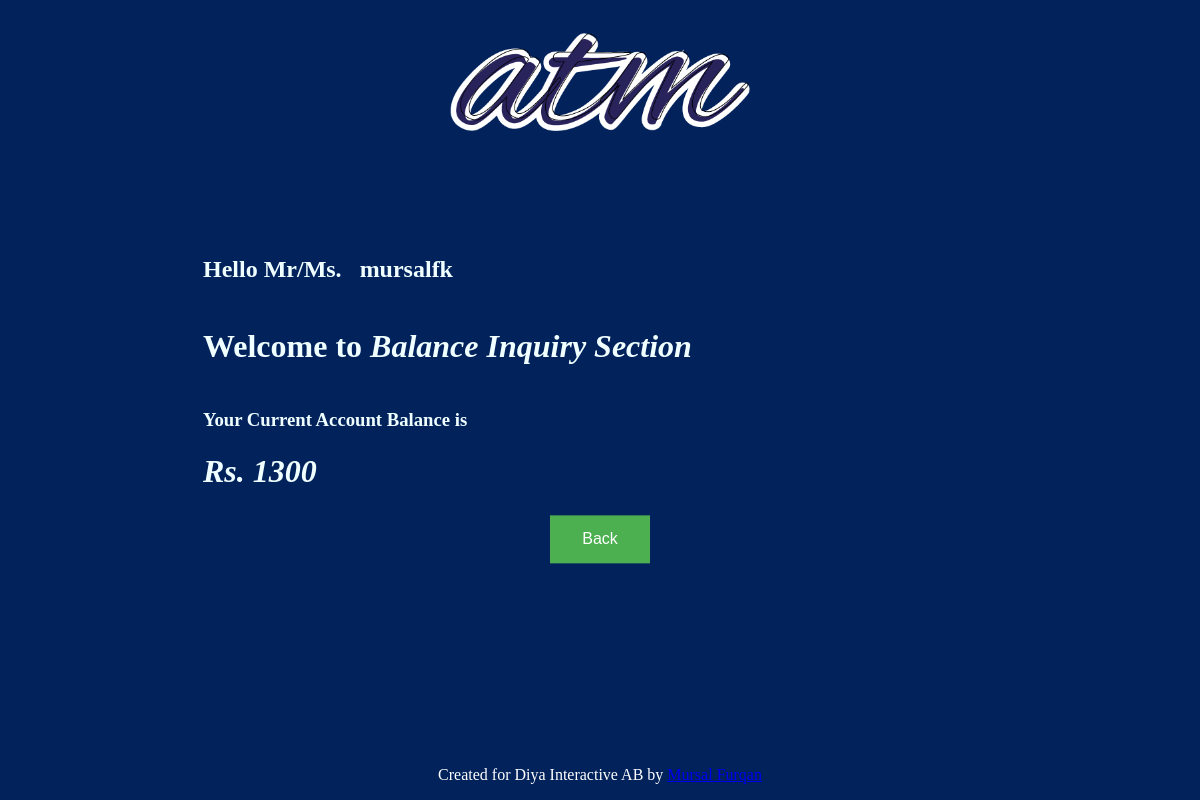
The app's page /balance_inquiry/ (signed in), older data.
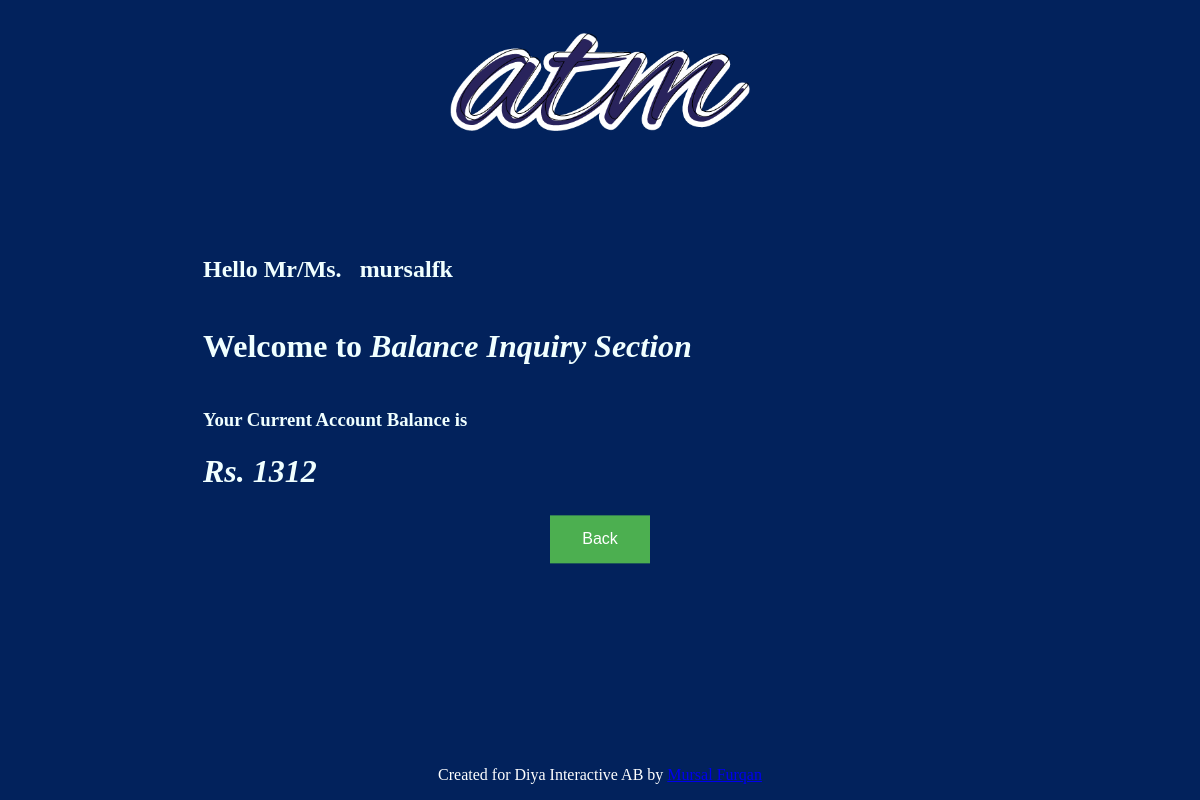
The same page, newer data.
### app/models.py (models this page shows)
class Balance_inq(models.Model):
    user_id = models.ForeignKey(User, on_delete=models.CASCADE)
    balance = models.CharField(max_length = 20, default = None)

### app/views.py (the view)
# urls.py: path('balance_inquiry/', views.balance_inquiry, name="balance_inquiry_atm"),
@login_required(login_url='/')
def balance_inquiry(request):
    user = request.user
    if Balance_inq.objects.filter(user_id = user).exists():
        current_balance = Balance_inq.objects.all().filter(user_id = user )
        for e in current_balance:
            print(e.balance)
            current_balance = e.balance
    else:
        current_balance = 'Zero'
    context = {
        'title':'Balance Inquiry',
        'current_balance' : current_balance,
    }
    return render(request, 'atm_py/balance_inquiry.html', context)

### atm_py/templates/atm_py/balance_inquiry.html
{% extends "atm_py/base.html" %}
{% block content %}
<table>
  <tr>
    <td><h2>
      Hello Mr/Ms. &nbsp; {{request.user}}
    </h2></td>
  </tr>
  <tr>
    <td>
      <h1>
        Welcome to <b><i>Balance Inquiry Section</i></b>
      </h1>
    </td>
  </tr>
  <tr>
    <td>
      <h3>Your Current Account Balance is</h3>
      <h1><i>Rs. {{ current_balance }}</i></h1>
    </td>
  </tr>
  <tr>
    <td>
      <center>
        <a href={% url 'welcome-atm' %}><button>Back</button></a>
      </center>
    </td>
  </tr>
</table>
{% endblock content %}

Row changes from the older to the newer data that the page shows:
changed Balance_inq: balance "1300" → "1312"
